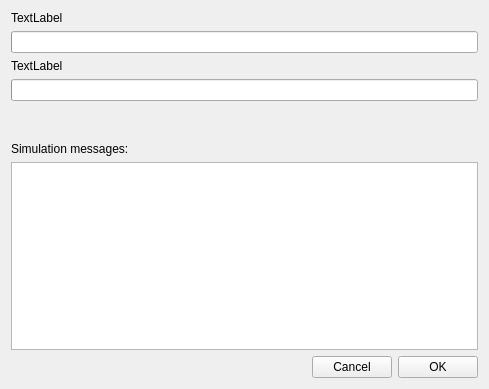
<?xml version="1.0" encoding="UTF-8"?>
<ui version="4.0">
 <class>RunningSimulationWindow</class>
 <widget class="QWidget" name="RunningSimulationWindow">
  <property name="geometry">
   <rect>
    <x>0</x>
    <y>0</y>
    <width>489</width>
    <height>389</height>
   </rect>
  </property>
  <property name="contextMenuPolicy">
   <enum>Qt::DefaultContextMenu</enum>
  </property>
  <property name="windowTitle">
   <string>Simulation Run</string>
  </property>
  <layout class="QVBoxLayout" name="verticalLayout">
   <item>
    <widget class="QLabel" name="numSimulations">
     <property name="text">
      <string>TextLabel</string>
     </property>
    </widget>
   </item>
   <item>
    <widget class="QProgressBar" name="numSimulationsBar">
     <property name="value">
      <number>0</number>
     </property>
     <property name="textVisible">
      <bool>false</bool>
     </property>
     <property name="orientation">
      <enum>Qt::Horizontal</enum>
     </property>
     <property name="invertedAppearance">
      <bool>false</bool>
     </property>
    </widget>
   </item>
   <item>
    <widget class="QLabel" name="simulationSteps">
     <property name="text">
      <string>TextLabel</string>
     </property>
    </widget>
   </item>
   <item>
    <widget class="QProgressBar" name="simulationStepsBar">
     <property name="value">
      <number>0</number>
     </property>
     <property name="textVisible">
      <bool>false</bool>
     </property>
    </widget>
   </item>
   <item>
    <spacer name="verticalSpacer">
     <property name="orientation">
      <enum>Qt::Vertical</enum>
     </property>
     <property name="sizeHint" stdset="0">
      <size>
       <width>20</width>
       <height>40</height>
      </size>
     </property>
    </spacer>
   </item>
   <item>
    <widget class="QLabel" name="label">
     <property name="text">
      <string>Simulation messages:</string>
     </property>
    </widget>
   </item>
   <item>
    <widget class="ConsoleWidget" name="consoleText">
     <property name="readOnly">
      <bool>true</bool>
     </property>
    </widget>
   </item>
   <item>
    <layout class="QHBoxLayout" name="horizontalLayout">
     <item>
      <spacer name="horizontalSpacer">
       <property name="orientation">
        <enum>Qt::Horizontal</enum>
       </property>
       <property name="sizeHint" stdset="0">
        <size>
         <width>40</width>
         <height>20</height>
        </size>
       </property>
      </spacer>
     </item>
     <item>
      <widget class="QPushButton" name="cancelButton">
       <property name="text">
        <string>Cancel</string>
       </property>
      </widget>
     </item>
     <item>
      <widget class="QPushButton" name="okButton">
       <property name="text">
        <string>OK</string>
       </property>
      </widget>
     </item>
    </layout>
   </item>
  </layout>
 </widget>
 <customwidgets>
  <customwidget>
   <class>ConsoleWidget</class>
   <extends>QTextEdit</extends>
   <header>headers/consoleWidget.h</header>
  </customwidget>
 </customwidgets>
 <resources/>
 <connections/>
</ui>
